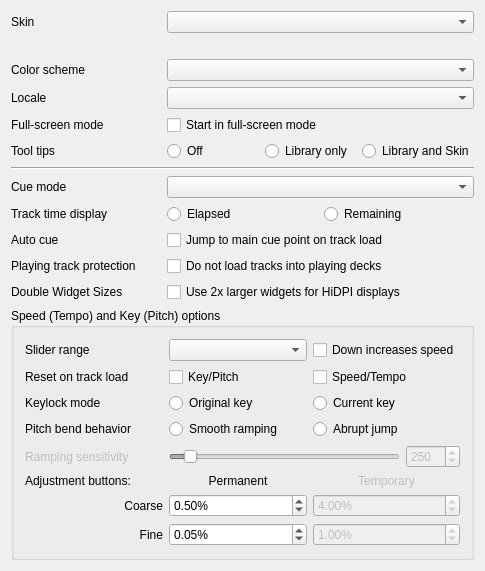
<?xml version="1.0" encoding="UTF-8"?>
<ui version="4.0">
 <class>DlgPrefControlsDlg</class>
 <widget class="QWidget" name="DlgPrefControlsDlg">
  <property name="geometry">
   <rect>
    <x>0</x>
    <y>0</y>
    <width>485</width>
    <height>554</height>
   </rect>
  </property>
  <property name="windowTitle">
   <string>Interface Preferences</string>
  </property>
  <layout class="QGridLayout" name="gridLayout_3">
   <item row="1" column="0">
    <widget class="QGroupBox" name="groupBoxSpeedPitchOptions">
     <property name="title">
      <string>Speed (Tempo) and Key (Pitch) options</string>
     </property>
     <layout class="QGridLayout" name="gridLayout_7">
      <item row="0" column="0">
       <layout class="QGridLayout" name="GridLayoutSpeedOptions">
        <item row="6" column="1">
         <widget class="QDoubleSpinBox" name="spinBoxPermRateLeft">
          <property name="toolTip">
           <string>Permanent rate change when left-clicking</string>
          </property>
          <property name="accelerated">
           <bool>true</bool>
          </property>
          <property name="suffix">
           <string>%</string>
          </property>
          <property name="decimals">
           <number>2</number>
          </property>
          <property name="minimum">
           <double>0.010000000000000</double>
          </property>
          <property name="maximum">
           <double>10.000000000000000</double>
          </property>
          <property name="singleStep">
           <double>0.010000000000000</double>
          </property>
          <property name="value">
           <double>0.500000000000000</double>
          </property>
         </widget>
        </item>
        <item row="7" column="1">
         <widget class="QDoubleSpinBox" name="spinBoxPermRateRight">
          <property name="toolTip">
           <string>Permanent rate change when right-clicking</string>
          </property>
          <property name="accelerated">
           <bool>true</bool>
          </property>
          <property name="suffix">
           <string>%</string>
          </property>
          <property name="decimals">
           <number>2</number>
          </property>
          <property name="minimum">
           <double>0.010000000000000</double>
          </property>
          <property name="maximum">
           <double>10.000000000000000</double>
          </property>
          <property name="singleStep">
           <double>0.010000000000000</double>
          </property>
          <property name="value">
           <double>0.050000000000000</double>
          </property>
         </widget>
        </item>
        <item row="1" column="0">
         <widget class="QLabel" name="labelSpeedPitchReset">
          <property name="text">
           <string>Reset on track load</string>
          </property>
          <property name="buddy">
           <cstring>checkBoxResetPitch</cstring>
          </property>
         </widget>
        </item>
        <item row="2" column="2">
         <widget class="QRadioButton" name="radioButtonCurrentKey">
          <property name="text">
           <string>Current key</string>
          </property>
          <attribute name="buttonGroup">
           <string notr="true">buttonGroupKeyLockMode</string>
          </attribute>
         </widget>
        </item>
        <item row="7" column="2">
         <widget class="QDoubleSpinBox" name="spinBoxTempRateRight">
          <property name="enabled">
           <bool>false</bool>
          </property>
          <property name="toolTip">
           <string>Temporary rate change when right-clicking</string>
          </property>
          <property name="accelerated">
           <bool>true</bool>
          </property>
          <property name="suffix">
           <string>%</string>
          </property>
          <property name="decimals">
           <number>2</number>
          </property>
          <property name="minimum">
           <double>0.010000000000000</double>
          </property>
          <property name="maximum">
           <double>10.000000000000000</double>
          </property>
          <property name="singleStep">
           <double>0.010000000000000</double>
          </property>
          <property name="value">
           <double>1.000000000000000</double>
          </property>
         </widget>
        </item>
        <item row="5" column="1">
         <widget class="QLabel" name="labelSpeedPermanent">
          <property name="text">
           <string>Permanent</string>
          </property>
          <property name="alignment">
           <set>Qt::AlignCenter</set>
          </property>
         </widget>
        </item>
        <item row="4" column="1" colspan="2">
         <layout class="QHBoxLayout" name="horizontalLayout_2">
          <item>
           <widget class="QSlider" name="SliderRateRampSensitivity">
            <property name="enabled">
             <bool>false</bool>
            </property>
            <property name="minimum">
             <number>100</number>
            </property>
            <property name="maximum">
             <number>2500</number>
            </property>
            <property name="singleStep">
             <number>50</number>
            </property>
            <property name="value">
             <number>250</number>
            </property>
            <property name="orientation">
             <enum>Qt::Horizontal</enum>
            </property>
           </widget>
          </item>
          <item>
           <widget class="QSpinBox" name="SpinBoxRateRampSensitivity">
            <property name="enabled">
             <bool>false</bool>
            </property>
            <property name="toolTip">
             <string>Value in milliseconds</string>
            </property>
            <property name="minimum">
             <number>100</number>
            </property>
            <property name="maximum">
             <number>2500</number>
            </property>
            <property name="singleStep">
             <number>1</number>
            </property>
            <property name="value">
             <number>250</number>
            </property>
           </widget>
          </item>
         </layout>
        </item>
        <item row="5" column="2">
         <widget class="QLabel" name="labelSpeedTemporary">
          <property name="enabled">
           <bool>false</bool>
          </property>
          <property name="text">
           <string>Temporary</string>
          </property>
          <property name="alignment">
           <set>Qt::AlignCenter</set>
          </property>
         </widget>
        </item>
        <item row="2" column="0">
         <widget class="QLabel" name="labelKeylockMode">
          <property name="text">
           <string>Keylock mode</string>
          </property>
          <property name="buddy">
           <cstring>radioButtonOriginalKey</cstring>
          </property>
         </widget>
        </item>
        <item row="4" column="0">
         <widget class="QLabel" name="labelSpeedRampSensitivity">
          <property name="enabled">
           <bool>false</bool>
          </property>
          <property name="text">
           <string>Ramping sensitivity</string>
          </property>
          <property name="buddy">
           <cstring>SliderRateRampSensitivity</cstring>
          </property>
         </widget>
        </item>
        <item row="3" column="0">
         <widget class="QLabel" name="labelSpeedBendBehavior">
          <property name="text">
           <string>Pitch bend behavior</string>
          </property>
          <property name="buddy">
           <cstring>radioButtonSpeedBendStatic</cstring>
          </property>
         </widget>
        </item>
        <item row="2" column="1">
         <widget class="QRadioButton" name="radioButtonOriginalKey">
          <property name="text">
           <string>Original key</string>
          </property>
          <attribute name="buttonGroup">
           <string notr="true">buttonGroupKeyLockMode</string>
          </attribute>
         </widget>
        </item>
        <item row="6" column="2">
         <widget class="QDoubleSpinBox" name="spinBoxTempRateLeft">
          <property name="enabled">
           <bool>false</bool>
          </property>
          <property name="toolTip">
           <string>Temporary rate change when left-clicking</string>
          </property>
          <property name="accelerated">
           <bool>true</bool>
          </property>
          <property name="suffix">
           <string>%</string>
          </property>
          <property name="decimals">
           <number>2</number>
          </property>
          <property name="minimum">
           <double>0.010000000000000</double>
          </property>
          <property name="maximum">
           <double>10.000000000000000</double>
          </property>
          <property name="singleStep">
           <double>0.010000000000000</double>
          </property>
          <property name="value">
           <double>4.000000000000000</double>
          </property>
         </widget>
        </item>
        <item row="1" column="2">
         <widget class="QCheckBox" name="checkBoxResetSpeed">
          <property name="text">
           <string>Speed/Tempo</string>
          </property>
          <attribute name="buttonGroup">
           <string notr="true">buttonGroupSpeedPitchReset</string>
          </attribute>
         </widget>
        </item>
        <item row="1" column="1">
         <widget class="QCheckBox" name="checkBoxResetPitch">
          <property name="text">
           <string>Key/Pitch</string>
          </property>
          <attribute name="buttonGroup">
           <string notr="true">buttonGroupSpeedPitchReset</string>
          </attribute>
         </widget>
        </item>
        <item row="5" column="0">
         <widget class="QLabel" name="labelSpeedAdjustment">
          <property name="text">
           <string>Adjustment buttons:</string>
          </property>
         </widget>
        </item>
        <item row="6" column="0">
         <widget class="QLabel" name="labelSpeedCoarse">
          <property name="enabled">
           <bool>true</bool>
          </property>
          <property name="font">
           <font/>
          </property>
          <property name="toolTip">
           <string/>
          </property>
          <property name="text">
           <string>Coarse</string>
          </property>
          <property name="alignment">
           <set>Qt::AlignRight|Qt::AlignTrailing|Qt::AlignVCenter</set>
          </property>
          <property name="wordWrap">
           <bool>false</bool>
          </property>
          <property name="buddy">
           <cstring>spinBoxPermRateLeft</cstring>
          </property>
         </widget>
        </item>
        <item row="7" column="0">
         <widget class="QLabel" name="labelSpeedFine">
          <property name="enabled">
           <bool>true</bool>
          </property>
          <property name="font">
           <font/>
          </property>
          <property name="toolTip">
           <string/>
          </property>
          <property name="text">
           <string>Fine</string>
          </property>
          <property name="alignment">
           <set>Qt::AlignRight|Qt::AlignTrailing|Qt::AlignVCenter</set>
          </property>
          <property name="wordWrap">
           <bool>false</bool>
          </property>
          <property name="buddy">
           <cstring>spinBoxPermRateRight</cstring>
          </property>
         </widget>
        </item>
        <item row="0" column="2">
         <widget class="QCheckBox" name="checkBoxInvertSpeedSlider">
          <property name="toolTip">
           <string>Make the speed sliders work like those on DJ turntables and CDJs where moving downward increases the speed</string>
          </property>
          <property name="text">
           <string>Down increases speed</string>
          </property>
         </widget>
        </item>
        <item row="0" column="0">
         <widget class="QLabel" name="lableSpeedSliderrange">
          <property name="enabled">
           <bool>true</bool>
          </property>
          <property name="font">
           <font/>
          </property>
          <property name="text">
           <string>Slider range</string>
          </property>
          <property name="wordWrap">
           <bool>false</bool>
          </property>
          <property name="buddy">
           <cstring>ComboBoxRateRange</cstring>
          </property>
         </widget>
        </item>
        <item row="0" column="1">
         <widget class="QComboBox" name="ComboBoxRateRange">
          <property name="font">
           <font/>
          </property>
          <property name="toolTip">
           <string>Adjusts the range of the speed (Vinyl &quot;Pitch&quot;) slider.</string>
          </property>
         </widget>
        </item>
        <item row="3" column="2">
         <widget class="QRadioButton" name="radioButtonSpeedBendStatic">
          <property name="text">
           <string>Abrupt jump</string>
          </property>
          <attribute name="buttonGroup">
           <string notr="true">buttonGroupSpeedBendBehavior</string>
          </attribute>
         </widget>
        </item>
        <item row="3" column="1">
         <widget class="QRadioButton" name="radioButtonSpeedBendRamping">
          <property name="toolTip">
           <string>Smoothly adjusts deck speed when temporary change buttons are held down</string>
          </property>
          <property name="text">
           <string>Smooth ramping</string>
          </property>
          <attribute name="buttonGroup">
           <string notr="true">buttonGroupSpeedBendBehavior</string>
          </attribute>
         </widget>
        </item>
       </layout>
      </item>
     </layout>
    </widget>
   </item>
   <item row="0" column="0">
    <layout class="QGridLayout" name="GridLayout1">
     <item row="0" column="1" colspan="2">
      <widget class="QComboBox" name="ComboBoxSkinconf">
       <property name="sizePolicy">
        <sizepolicy hsizetype="Expanding" vsizetype="Fixed">
         <horstretch>0</horstretch>
         <verstretch>0</verstretch>
        </sizepolicy>
       </property>
       <property name="font">
        <font/>
       </property>
      </widget>
     </item>
     <item row="4" column="0">
      <widget class="QLabel" name="textLabelLocale">
       <property name="text">
        <string>Locale</string>
       </property>
       <property name="buddy">
        <cstring>ComboBoxLocale</cstring>
       </property>
      </widget>
     </item>
     <item row="2" column="0" rowspan="2">
      <widget class="QLabel" name="lableColorScheme">
       <property name="enabled">
        <bool>true</bool>
       </property>
       <property name="font">
        <font/>
       </property>
       <property name="text">
        <string>Color scheme</string>
       </property>
       <property name="wordWrap">
        <bool>false</bool>
       </property>
       <property name="buddy">
        <cstring>ComboBoxSchemeconf</cstring>
       </property>
      </widget>
     </item>
     <item row="9" column="2">
      <widget class="QRadioButton" name="radioButtonRemaining">
       <property name="text">
        <string>Remaining</string>
       </property>
       <attribute name="buttonGroup">
        <string notr="true">buttonGroupTrackTime</string>
       </attribute>
      </widget>
     </item>
     <item row="9" column="1">
      <widget class="QRadioButton" name="radioButtonElapsed">
       <property name="text">
        <string>Elapsed</string>
       </property>
       <attribute name="buttonGroup">
        <string notr="true">buttonGroupTrackTime</string>
       </attribute>
      </widget>
     </item>
     <item row="5" column="1" colspan="2">
      <widget class="QCheckBox" name="checkBoxStartFullScreen">
       <property name="text">
        <string>Start in full-screen mode</string>
       </property>
      </widget>
     </item>
     <item row="12" column="1" colspan="2">
      <widget class="QCheckBox" name="checkBoxDoubleWidgetSize">
       <property name="text">
        <string>Use 2x larger widgets for HiDPI displays</string>
       </property>
      </widget>
     </item>
     <item row="12" column="0">
      <widget class="QLabel" name="labelDoubleWidgetOption">
       <property name="text">
        <string>Double Widget Sizes</string>
       </property>
       <property name="buddy">
        <cstring>checkBoxDoubleWidgetSize</cstring>
       </property>
      </widget>
     </item>
     <item row="9" column="0">
      <widget class="QLabel" name="labelPositionDisplay">
       <property name="enabled">
        <bool>true</bool>
       </property>
       <property name="font">
        <font/>
       </property>
       <property name="text">
        <string>Track time display</string>
       </property>
       <property name="wordWrap">
        <bool>false</bool>
       </property>
       <property name="buddy">
        <cstring>radioButtonElapsed</cstring>
       </property>
      </widget>
     </item>
     <item row="5" column="0">
      <widget class="QLabel" name="labelFullscreenOption">
       <property name="text">
        <string>Full-screen mode</string>
       </property>
       <property name="buddy">
        <cstring>checkBoxStartFullScreen</cstring>
       </property>
      </widget>
     </item>
     <item row="1" column="1" colspan="2">
      <widget class="QLabel" name="warningLabel">
       <property name="text">
        <string/>
       </property>
       <property name="alignment">
        <set>Qt::AlignJustify|Qt::AlignVCenter</set>
       </property>
      </widget>
     </item>
     <item row="7" column="0" colspan="3">
      <widget class="Line" name="line">
       <property name="orientation">
        <enum>Qt::Horizontal</enum>
       </property>
      </widget>
     </item>
     <item row="0" column="0">
      <widget class="QLabel" name="lableSkin_2">
       <property name="enabled">
        <bool>true</bool>
       </property>
       <property name="font">
        <font/>
       </property>
       <property name="text">
        <string>Skin</string>
       </property>
       <property name="wordWrap">
        <bool>false</bool>
       </property>
       <property name="buddy">
        <cstring>ComboBoxSkinconf</cstring>
       </property>
      </widget>
     </item>
     <item row="4" column="1" colspan="2">
      <widget class="QComboBox" name="ComboBoxLocale">
       <property name="toolTip">
        <string>Locales determine country and language specific settings.</string>
       </property>
      </widget>
     </item>
     <item row="2" column="1" rowspan="2" colspan="2">
      <widget class="QComboBox" name="ComboBoxSchemeconf">
       <property name="sizePolicy">
        <sizepolicy hsizetype="Expanding" vsizetype="Fixed">
         <horstretch>0</horstretch>
         <verstretch>0</verstretch>
        </sizepolicy>
       </property>
       <property name="font">
        <font/>
       </property>
       <property name="toolTip">
        <string>Select from different color schemes of a skin if available.</string>
       </property>
      </widget>
     </item>
     <item row="11" column="0">
      <widget class="QLabel" name="labelPlayingTrackProtection">
       <property name="text">
        <string>Playing track protection</string>
       </property>
       <property name="buddy">
        <cstring>checkBoxDisallowLoadToPlayingDeck</cstring>
       </property>
      </widget>
     </item>
     <item row="11" column="1" colspan="2">
      <widget class="QCheckBox" name="checkBoxDisallowLoadToPlayingDeck">
       <property name="text">
        <string>Do not load tracks into playing decks</string>
       </property>
      </widget>
     </item>
     <item row="8" column="0">
      <widget class="QLabel" name="labelCueMode">
       <property name="text">
        <string>Cue mode</string>
       </property>
       <property name="openExternalLinks">
        <bool>true</bool>
       </property>
       <property name="buddy">
        <cstring>ComboBoxCueDefault</cstring>
       </property>
      </widget>
     </item>
     <item row="8" column="1" colspan="2">
      <widget class="QComboBox" name="ComboBoxCueDefault">
       <property name="toolTip">
        <string>Mixxx mode:
- Cue button while pause at cue point = preview
- Cue button while pause not at cue point = set cue point
- Cue button while playing = pause at cue point
Mixxx mode (no blinking):
- Same as Mixxx mode but with no blinking indicators
Pioneer mode:
- Same as Mixxx mode with a flashing play button
Denon mode:
- Cue button at cue point = preview
- Cue button not at cue point = pause at cue point
- Play = set cue point
Numark mode:
- Same as Denon mode, but without a flashing play button
</string>
       </property>
      </widget>
     </item>
     <item row="10" column="1" colspan="2">
      <widget class="QCheckBox" name="checkBoxSeekToCue">
       <property name="toolTip">
        <string>Automatically seeks to the first saved cue point on track load.
            If none exists, seeks to the beginning of the track.</string>
       </property>
       <property name="text">
        <string>Jump to main cue point on track load</string>
       </property>
      </widget>
     </item>
     <item row="10" column="0">
      <widget class="QLabel" name="labelAutoCue">
       <property name="text">
        <string>Auto cue</string>
       </property>
       <property name="buddy">
        <cstring>checkBoxSeekToCue</cstring>
       </property>
      </widget>
     </item>
     <item row="6" column="1" colspan="2">
      <layout class="QHBoxLayout" name="horizontalLayout">
       <item>
        <widget class="QRadioButton" name="radioButtonTooltipsOff">
         <property name="text">
          <string>Off</string>
         </property>
         <attribute name="buttonGroup">
          <string notr="true">buttonGroupTooltips</string>
         </attribute>
        </widget>
       </item>
       <item>
        <widget class="QRadioButton" name="radioButtonTooltipsLibrary">
         <property name="text">
          <string>Library only</string>
         </property>
         <attribute name="buttonGroup">
          <string notr="true">buttonGroupTooltips</string>
         </attribute>
        </widget>
       </item>
       <item>
        <widget class="QRadioButton" name="radioButtonTooltipsLibraryAndSkin">
         <property name="text">
          <string>Library and Skin</string>
         </property>
         <attribute name="buttonGroup">
          <string notr="true">buttonGroupTooltips</string>
         </attribute>
        </widget>
       </item>
      </layout>
     </item>
     <item row="6" column="0">
      <widget class="QLabel" name="labelTooltips">
       <property name="enabled">
        <bool>true</bool>
       </property>
       <property name="font">
        <font/>
       </property>
       <property name="text">
        <string>Tool tips</string>
       </property>
       <property name="wordWrap">
        <bool>false</bool>
       </property>
       <property name="buddy">
        <cstring>radioButtonTooltipsOff</cstring>
       </property>
      </widget>
     </item>
    </layout>
   </item>
   <item row="2" column="0">
    <spacer name="verticalSpacer">
     <property name="orientation">
      <enum>Qt::Vertical</enum>
     </property>
     <property name="sizeHint" stdset="0">
      <size>
       <width>20</width>
       <height>40</height>
      </size>
     </property>
    </spacer>
   </item>
  </layout>
 </widget>
 <layoutdefault spacing="6" margin="11"/>
 <tabstops>
  <tabstop>ComboBoxSkinconf</tabstop>
  <tabstop>ComboBoxSchemeconf</tabstop>
  <tabstop>ComboBoxLocale</tabstop>
  <tabstop>checkBoxStartFullScreen</tabstop>
  <tabstop>radioButtonTooltipsOff</tabstop>
  <tabstop>radioButtonTooltipsLibrary</tabstop>
  <tabstop>radioButtonTooltipsLibraryAndSkin</tabstop>
  <tabstop>ComboBoxCueDefault</tabstop>
  <tabstop>radioButtonElapsed</tabstop>
  <tabstop>radioButtonRemaining</tabstop>
  <tabstop>checkBoxSeekToCue</tabstop>
  <tabstop>checkBoxDisallowLoadToPlayingDeck</tabstop>
  <tabstop>ComboBoxRateRange</tabstop>
  <tabstop>checkBoxInvertSpeedSlider</tabstop>
  <tabstop>checkBoxResetPitch</tabstop>
  <tabstop>checkBoxResetSpeed</tabstop>
  <tabstop>radioButtonOriginalKey</tabstop>
  <tabstop>radioButtonCurrentKey</tabstop>
  <tabstop>radioButtonSpeedBendRamping</tabstop>
  <tabstop>radioButtonSpeedBendStatic</tabstop>
  <tabstop>SliderRateRampSensitivity</tabstop>
  <tabstop>SpinBoxRateRampSensitivity</tabstop>
  <tabstop>spinBoxPermRateLeft</tabstop>
  <tabstop>spinBoxPermRateRight</tabstop>
  <tabstop>spinBoxTempRateLeft</tabstop>
  <tabstop>spinBoxTempRateRight</tabstop>
 </tabstops>
 <resources/>
 <connections>
  <connection>
   <sender>SliderRateRampSensitivity</sender>
   <signal>valueChanged(int)</signal>
   <receiver>SpinBoxRateRampSensitivity</receiver>
   <slot>setValue(int)</slot>
   <hints>
    <hint type="sourcelabel">
     <x>372</x>
     <y>442</y>
    </hint>
    <hint type="destinationlabel">
     <x>437</x>
     <y>445</y>
    </hint>
   </hints>
  </connection>
  <connection>
   <sender>SpinBoxRateRampSensitivity</sender>
   <signal>valueChanged(int)</signal>
   <receiver>SliderRateRampSensitivity</receiver>
   <slot>setValue(int)</slot>
   <hints>
    <hint type="sourcelabel">
     <x>437</x>
     <y>445</y>
    </hint>
    <hint type="destinationlabel">
     <x>372</x>
     <y>442</y>
    </hint>
   </hints>
  </connection>
  <connection>
   <sender>radioButtonSpeedBendRamping</sender>
   <signal>toggled(bool)</signal>
   <receiver>labelSpeedRampSensitivity</receiver>
   <slot>setEnabled(bool)</slot>
   <hints>
    <hint type="sourcelabel">
     <x>438</x>
     <y>417</y>
    </hint>
    <hint type="destinationlabel">
     <x>117</x>
     <y>446</y>
    </hint>
   </hints>
  </connection>
  <connection>
   <sender>radioButtonSpeedBendRamping</sender>
   <signal>toggled(bool)</signal>
   <receiver>SliderRateRampSensitivity</receiver>
   <slot>setEnabled(bool)</slot>
   <hints>
    <hint type="sourcelabel">
     <x>438</x>
     <y>417</y>
    </hint>
    <hint type="destinationlabel">
     <x>372</x>
     <y>442</y>
    </hint>
   </hints>
  </connection>
  <connection>
   <sender>radioButtonSpeedBendRamping</sender>
   <signal>toggled(bool)</signal>
   <receiver>SpinBoxRateRampSensitivity</receiver>
   <slot>setEnabled(bool)</slot>
   <hints>
    <hint type="sourcelabel">
     <x>438</x>
     <y>417</y>
    </hint>
    <hint type="destinationlabel">
     <x>437</x>
     <y>445</y>
    </hint>
   </hints>
  </connection>
  <connection>
   <sender>radioButtonSpeedBendStatic</sender>
   <signal>toggled(bool)</signal>
   <receiver>labelSpeedTemporary</receiver>
   <slot>setEnabled(bool)</slot>
   <hints>
    <hint type="sourcelabel">
     <x>263</x>
     <y>417</y>
    </hint>
    <hint type="destinationlabel">
     <x>438</x>
     <y>467</y>
    </hint>
   </hints>
  </connection>
  <connection>
   <sender>radioButtonSpeedBendStatic</sender>
   <signal>toggled(bool)</signal>
   <receiver>spinBoxTempRateLeft</receiver>
   <slot>setEnabled(bool)</slot>
   <hints>
    <hint type="sourcelabel">
     <x>263</x>
     <y>417</y>
    </hint>
    <hint type="destinationlabel">
     <x>438</x>
     <y>493</y>
    </hint>
   </hints>
  </connection>
  <connection>
   <sender>radioButtonSpeedBendStatic</sender>
   <signal>toggled(bool)</signal>
   <receiver>spinBoxTempRateRight</receiver>
   <slot>setEnabled(bool)</slot>
   <hints>
    <hint type="sourcelabel">
     <x>263</x>
     <y>417</y>
    </hint>
    <hint type="destinationlabel">
     <x>438</x>
     <y>521</y>
    </hint>
   </hints>
  </connection>
 </connections>
 <buttongroups>
  <buttongroup name="buttonGroupKeyLockMode"/>
  <buttongroup name="buttonGroupTooltips"/>
  <buttongroup name="buttonGroupSpeedPitchReset">
   <property name="exclusive">
    <bool>false</bool>
   </property>
  </buttongroup>
  <buttongroup name="buttonGroupTrackTime"/>
  <buttongroup name="buttonGroupSpeedBendBehavior"/>
 </buttongroups>
</ui>
